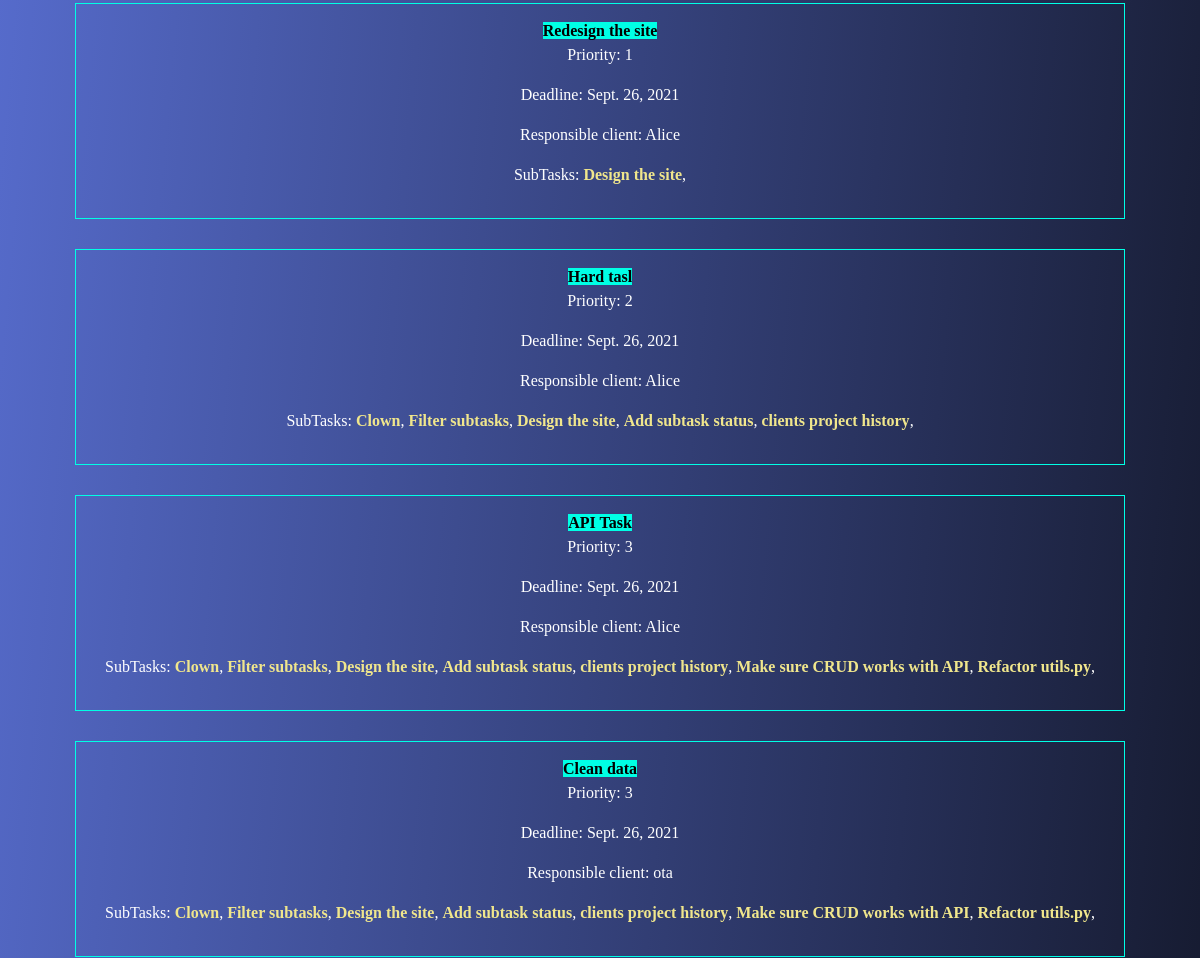
Page /list (middle part) on the earlier database version.
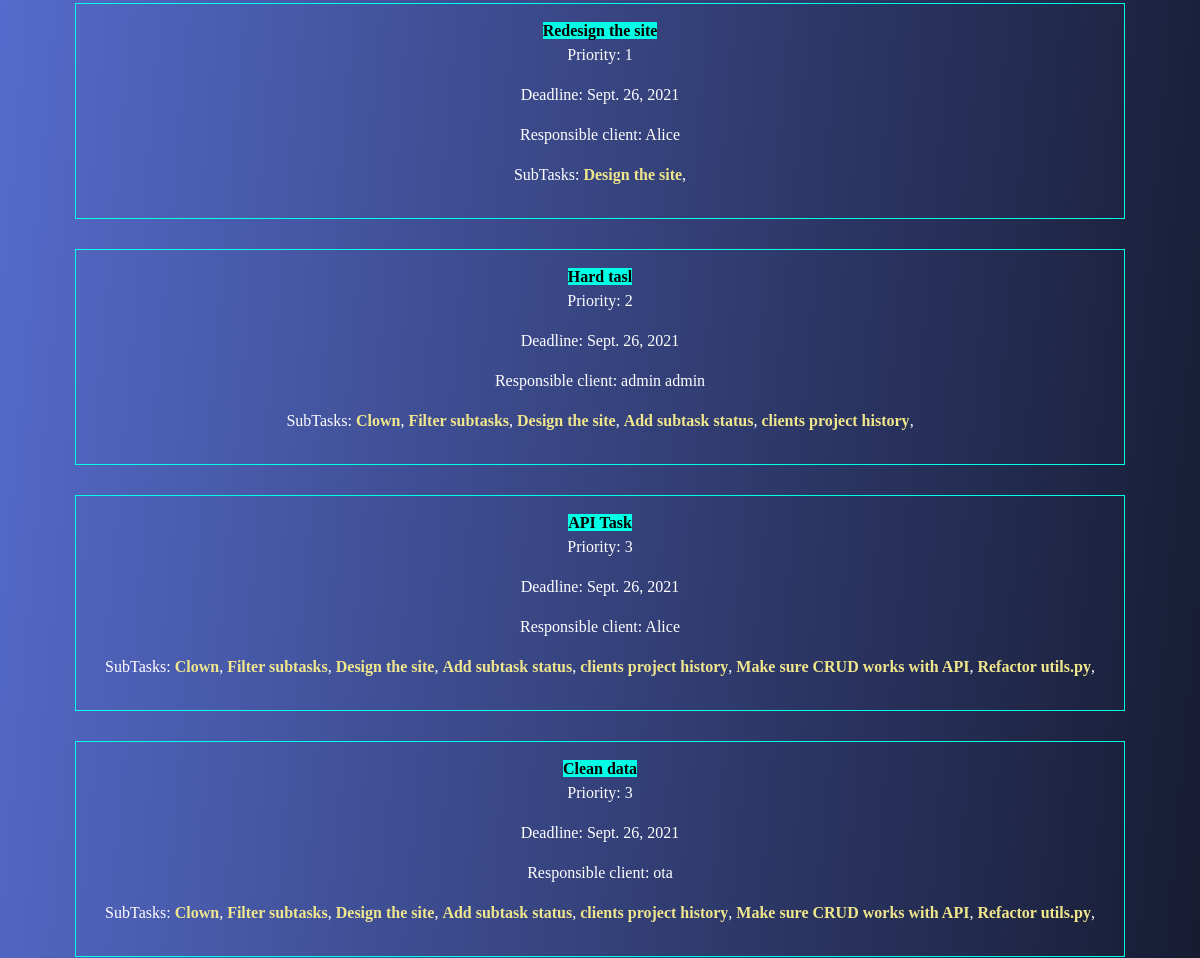
Same page on the later database version.
### managementapp/models.py (models this page shows, shortened)
class Task(models.Model):
    title = models.CharField(max_length=300)
    priority = models.IntegerField(null=True ,blank=True)
    deadline = models.DateField(null=True, blank=True)
    daysLeft = models.IntegerField(null=True, blank=True)
    status = models.CharField(max_length=50, default='Unset')
    responsible_client = models.ForeignKey(
        Client,
        on_delete=CASCADE,
        blank=True, null=True
    )
    subTasks = models.ManyToManyField(
        SubTask,
        blank=True,
    )

class Client(models.Model):
    name = models.CharField(max_length=300)
    email = models.CharField(max_length=300)
    phoneNumber = models.IntegerField()
    address = models.CharField(max_length=300)
    def __str__(self):
        return "%s" % (self.name)

class SubTask(models.Model):
    title = models.CharField(max_length=300)
    priority = models.IntegerField()
    deadline = models.DateField(blank=True)
    daysLeft = models.IntegerField(null=True, blank=True)
    status = models.CharField(max_length=50, default='Unset')
    responsible_client = models.ForeignKey(
        'Client',
        on_delete=CASCADE,
        blank=True, null=True
    )

### managementapp/views/indexView.py (the view)
# urls.py: path('list', include('managementapp.urls')),
def list(request):
    setFields()
    return render(request, 'clients/list.html',
                            {'clientsList': Client.objects.all(),
                                'subTasks': SubTask.objects.all(),
                                'Tasks': Task.objects.all(),
                                'Projects': Project.objects.all(),
                            }
                )

### managementapp/utils.py (called while the page is built)
def limitPriority(calculatedPriority):
    if calculatedPriority <= 1:
        return 1;
    elif calculatedPriority > 1 and calculatedPriority <=2:
        return 2;
    else:
        return 3;

def setTaskPriority():
    obj = Task.objects.all()
    for obj in Task.objects.all():
        obj.priority = limitPriority( calculateTaskPriority(obj) )
        obj.save()
    print("Task priority has been updated!" )

def calculateTaskPriority(obj):
    sumPriority = 0
    for sub in obj.subTasks.all():
        sumPriority += sub.priority
    return sumPriority / 5

def setTaskDeadline():
    obj = Task.objects.all()
    for obj in Task.objects.all():
        obj.deadline, obj.daysLeft = compareDeadlinesForTask(obj)
        obj.save()
    print("Task deadline has been updated!" )

def compareDeadlinesForTask(obj):
    temp_task = obj
    saved_deadline = datetime.date( datetime.now() )
    days_left = 0
    for sub in temp_task.subTasks.all():
        if  saved_deadline < sub.deadline:
            saved_deadline = sub.deadline
    days_left = countDaysLeft(saved_deadline)
    return saved_deadline, days_left

def setProjectPriority():
    obj = Project.objects.all()
    for obj in Project.objects.all():
        obj.priority = limitPriority( calculateProjectPriority(obj) )
        obj.save()
    print("Project priority has been updated!" )

def calculateProjectPriority(obj):
    sumPriority = 0
    for task in obj.tasks.all():
        sumPriority += task.priority
    return sumPriority / 5

def setProjectDeadline():
    obj = Project.objects.all()
    for obj in Project.objects.all():
        obj.deadline, obj.daysLeft = compareDeadlinesForProject(obj)
        obj.save()
    print("Project deadline has been updated!" )

def compareDeadlinesForProject(obj):
    temp_project = obj
    saved_deadline = datetime.date( datetime.now() )
    days_left = 0
    for task in temp_project.tasks.all():
        if  saved_deadline < task.deadline:
            saved_deadline = task.deadline
    days_left = countDaysLeft(saved_deadline)
    return saved_deadline, days_left

def countDaysLeft(deadline):
    daysLeft = ( deadline - datetime.date( datetime.now() ) ).days
    return daysLeft if daysLeft >= 0 else -1

### managementapp/views/indexView.py (called while the page is built)
def setFields():
    setTaskPriority()
    setTaskDeadline()
    setProjectPriority()
    setProjectDeadline()

### managementapp/templates/clients/list.html (shortened to what this page needs)
{% extends "layout/base.html" %} {% block content %}
<div class="objects">
    {% for Task in Tasks %}
    <div class="obj">
        <a class="obj-name"><b> {{ Task.title }} </b> </a>
        <p>Priority: {{ Task.priority }} </p>
        <p>Deadline: {{ Task.deadline }} </p>
        <p>Responsible client: {{ Task.responsible_client}} </p>
        <p>SubTasks: {% for subtask in Task.subTasks.all %}
            <b class="obj-list"> {{ subtask.title }}</b>, {% endfor %}
        </p>
    </div>
    {% endfor %}
</div>
{% endblock %}

### templates/layout/base.html (shortened to what this page needs)
{% load static %}
<!DOCTYPE html>
<html lang="en">
<head>
  <link rel="stylesheet" href="{% static 'css/style.css' %} ">
  <link rel="stylesheet" href="https://stackpath.bootstrapcdn.com/bootstrap/4.1.3/css/bootstrap.min.css">
  <link rel="stylesheet" href="https://cdn.jsdelivr.net/npm/bootstrap-icons@1.5.0/font/bootstrap-icons.css">
  <link href="https://unpkg.com/tabulator-tables@4.9.3/dist/css/tabulator.min.css" rel="stylesheet">
</head>
<body class="app-body">
    <div class="container">
            {% block content %} {% endblock %}
    </div>
</body>
</html>

### assets/css/style.css (style rules this page uses)
.app-body { background: linear-gradient(95deg, #647dee, #0f121f); font-family: ubuntu; text-align: center; }
a, a:hover, a:visited { color: #fff !important; text-decoration: none !important; }
.objects { padding: 30px; display: grid; grid-template-columns: 1fr; grid-gap: 20px; }
.obj { margin-top: 10px; border: 1px solid #00ffe5; position: relative; padding: 15px; }
.obj .obj-name { background: #00ffe5; right: 0%; top: 0; margin: 0; }
.obj-name { color: black !important; }
.obj-list { color: khaki; }

Differences in the rows shown:
changed Task "Hard tasl": responsible_client "Alice" → "admin admin"
